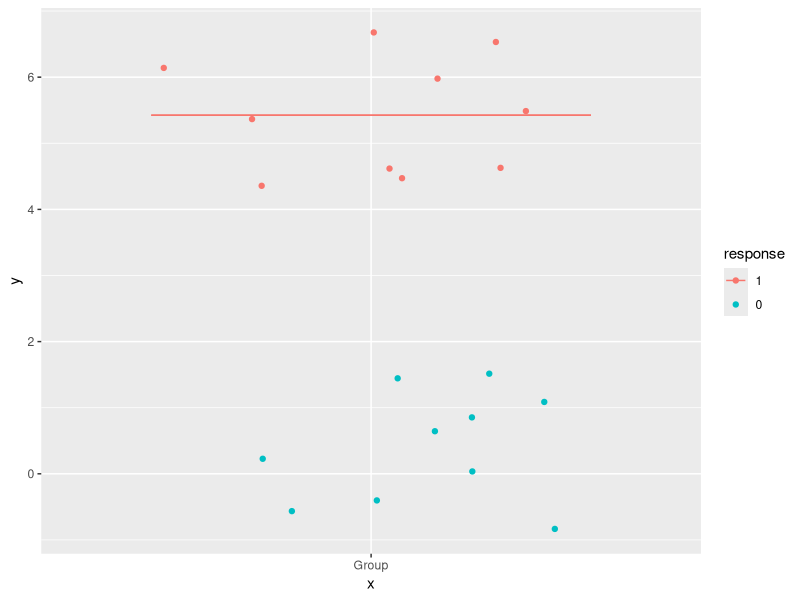

This chart was generated by the following R code:
library(ggplot2)


test_data = data.frame(
  y = c(rnorm(10), rnorm(10, 5)),
  response = rep(c(0, 1), each = 10)
)
test_data$response = factor(test_data$response, levels = c(1,0))

ggplot(data = test_data, aes(x = "Group", y = y, colour = response)) +
  #geom_boxplot(data = subset(test_data, response == 1), fill = NA) +
  geom_jitter() +
  geom_errorbar(data = subset(test_data, response == 1),
                stat="summary", fun.y="median", width=0.8, 
                aes(ymax=..y.., ymin=..y..))
  
  